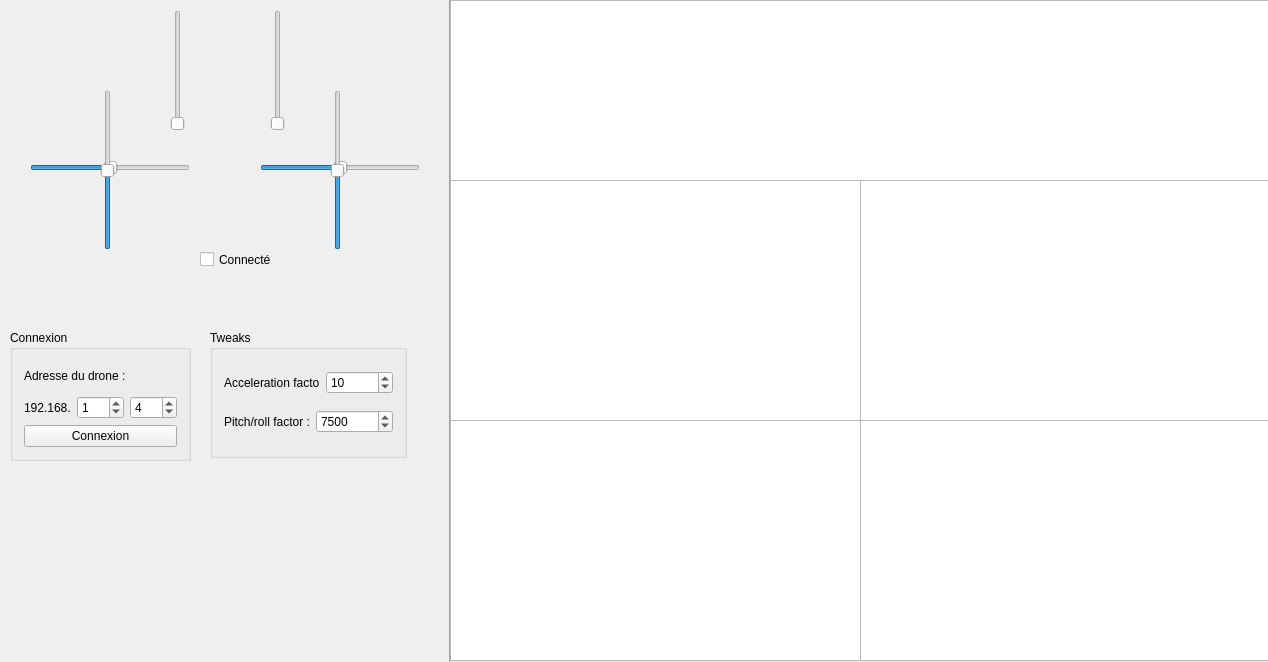
<?xml version="1.0" encoding="UTF-8"?>
<ui version="4.0">
 <class>MainWindow</class>
 <widget class="QMainWindow" name="MainWindow">
  <property name="geometry">
   <rect>
    <x>0</x>
    <y>0</y>
    <width>1268</width>
    <height>662</height>
   </rect>
  </property>
  <property name="windowTitle">
   <string>MainWindow</string>
  </property>
  <widget class="QWidget" name="centralWidget">
   <widget class="QSlider" name="slider_LX">
    <property name="geometry">
     <rect>
      <x>30</x>
      <y>160</y>
      <width>160</width>
      <height>16</height>
     </rect>
    </property>
    <property name="minimum">
     <number>-100</number>
    </property>
    <property name="maximum">
     <number>100</number>
    </property>
    <property name="orientation">
     <enum>Qt::Horizontal</enum>
    </property>
   </widget>
   <widget class="QSlider" name="slider_LY">
    <property name="geometry">
     <rect>
      <x>100</x>
      <y>90</y>
      <width>16</width>
      <height>160</height>
     </rect>
    </property>
    <property name="minimum">
     <number>-100</number>
    </property>
    <property name="maximum">
     <number>100</number>
    </property>
    <property name="orientation">
     <enum>Qt::Vertical</enum>
    </property>
   </widget>
   <widget class="QSlider" name="slider_RX">
    <property name="geometry">
     <rect>
      <x>260</x>
      <y>160</y>
      <width>160</width>
      <height>16</height>
     </rect>
    </property>
    <property name="minimum">
     <number>-100</number>
    </property>
    <property name="maximum">
     <number>100</number>
    </property>
    <property name="orientation">
     <enum>Qt::Horizontal</enum>
    </property>
   </widget>
   <widget class="QSlider" name="slider_RY">
    <property name="geometry">
     <rect>
      <x>330</x>
      <y>90</y>
      <width>16</width>
      <height>160</height>
     </rect>
    </property>
    <property name="minimum">
     <number>-100</number>
    </property>
    <property name="maximum">
     <number>100</number>
    </property>
    <property name="orientation">
     <enum>Qt::Vertical</enum>
    </property>
   </widget>
   <widget class="QSlider" name="slider_L2">
    <property name="geometry">
     <rect>
      <x>170</x>
      <y>10</y>
      <width>16</width>
      <height>121</height>
     </rect>
    </property>
    <property name="maximum">
     <number>100</number>
    </property>
    <property name="orientation">
     <enum>Qt::Vertical</enum>
    </property>
   </widget>
   <widget class="QSlider" name="slider_R2">
    <property name="geometry">
     <rect>
      <x>270</x>
      <y>10</y>
      <width>16</width>
      <height>121</height>
     </rect>
    </property>
    <property name="maximum">
     <number>100</number>
    </property>
    <property name="orientation">
     <enum>Qt::Vertical</enum>
    </property>
   </widget>
   <widget class="QCheckBox" name="gamepad_connected">
    <property name="geometry">
     <rect>
      <x>200</x>
      <y>250</y>
      <width>72</width>
      <height>19</height>
     </rect>
    </property>
    <property name="text">
     <string>Connecté</string>
    </property>
   </widget>
   <widget class="Line" name="line">
    <property name="geometry">
     <rect>
      <x>440</x>
      <y>0</y>
      <width>20</width>
      <height>671</height>
     </rect>
    </property>
    <property name="orientation">
     <enum>Qt::Vertical</enum>
    </property>
   </widget>
   <widget class="QGroupBox" name="connexion_box">
    <property name="geometry">
     <rect>
      <x>10</x>
      <y>330</y>
      <width>181</width>
      <height>131</height>
     </rect>
    </property>
    <property name="title">
     <string>Connexion</string>
    </property>
    <layout class="QGridLayout" name="gridLayout">
     <item row="0" column="0">
      <layout class="QVBoxLayout" name="verticalLayout">
       <item>
        <widget class="QLabel" name="label_drone_address">
         <property name="text">
          <string>Adresse du drone :</string>
         </property>
        </widget>
       </item>
       <item>
        <layout class="QHBoxLayout" name="horizontalLayout">
         <item>
          <widget class="QLabel" name="label_drone_ip">
           <property name="text">
            <string>192.168.</string>
           </property>
          </widget>
         </item>
         <item>
          <widget class="QSpinBox" name="drone_spin_ip_1">
           <property name="maximum">
            <number>255</number>
           </property>
           <property name="value">
            <number>1</number>
           </property>
          </widget>
         </item>
         <item>
          <widget class="QSpinBox" name="drone_spin_ip_2">
           <property name="maximum">
            <number>255</number>
           </property>
           <property name="value">
            <number>4</number>
           </property>
          </widget>
         </item>
        </layout>
       </item>
       <item>
        <widget class="QPushButton" name="drone_connection">
         <property name="text">
          <string>Connexion</string>
         </property>
        </widget>
       </item>
      </layout>
     </item>
    </layout>
   </widget>
   <widget class="RealTimePlot" name="chart_ping">
    <property name="geometry">
     <rect>
      <x>450</x>
      <y>0</y>
      <width>821</width>
      <height>181</height>
     </rect>
    </property>
    <property name="maximumSize">
     <size>
      <width>16777215</width>
      <height>10000</height>
     </size>
    </property>
   </widget>
   <widget class="RealTimePlot" name="chart_drone_hg">
    <property name="geometry">
     <rect>
      <x>450</x>
      <y>180</y>
      <width>411</width>
      <height>241</height>
     </rect>
    </property>
    <property name="maximumSize">
     <size>
      <width>16777215</width>
      <height>10000</height>
     </size>
    </property>
   </widget>
   <widget class="RealTimePlot" name="chart_drone_hd">
    <property name="geometry">
     <rect>
      <x>860</x>
      <y>180</y>
      <width>411</width>
      <height>241</height>
     </rect>
    </property>
    <property name="maximumSize">
     <size>
      <width>16777215</width>
      <height>10000</height>
     </size>
    </property>
   </widget>
   <widget class="RealTimePlot" name="chart_drone_bg">
    <property name="geometry">
     <rect>
      <x>450</x>
      <y>420</y>
      <width>411</width>
      <height>241</height>
     </rect>
    </property>
    <property name="maximumSize">
     <size>
      <width>16777215</width>
      <height>10000</height>
     </size>
    </property>
   </widget>
   <widget class="RealTimePlot" name="chart_drone_bd">
    <property name="geometry">
     <rect>
      <x>860</x>
      <y>420</y>
      <width>411</width>
      <height>241</height>
     </rect>
    </property>
    <property name="maximumSize">
     <size>
      <width>16777215</width>
      <height>10000</height>
     </size>
    </property>
   </widget>
   <widget class="QGroupBox" name="groupBox">
    <property name="geometry">
     <rect>
      <x>210</x>
      <y>330</y>
      <width>197</width>
      <height>128</height>
     </rect>
    </property>
    <property name="title">
     <string>Tweaks</string>
    </property>
    <layout class="QGridLayout" name="gridLayout_2">
     <item row="1" column="0">
      <layout class="QHBoxLayout" name="horizontalLayout_3">
       <item>
        <widget class="QLabel" name="label_2">
         <property name="text">
          <string>Pitch/roll factor :</string>
         </property>
        </widget>
       </item>
       <item>
        <widget class="QSpinBox" name="scale_box_pitch">
         <property name="maximum">
          <number>100000</number>
         </property>
         <property name="value">
          <number>7500</number>
         </property>
        </widget>
       </item>
      </layout>
     </item>
     <item row="0" column="0">
      <layout class="QHBoxLayout" name="horizontalLayout_2">
       <item>
        <widget class="QLabel" name="label">
         <property name="text">
          <string>Acceleration factor :</string>
         </property>
        </widget>
       </item>
       <item>
        <widget class="QSpinBox" name="scale_box_acc">
         <property name="maximum">
          <number>100000</number>
         </property>
         <property name="value">
          <number>10</number>
         </property>
        </widget>
       </item>
      </layout>
     </item>
    </layout>
   </widget>
  </widget>
 </widget>
 <layoutdefault spacing="6" margin="11"/>
 <customwidgets>
  <customwidget>
   <class>RealTimePlot</class>
   <extends>QGraphicsView</extends>
   <header location="global">realtimeplot.h</header>
  </customwidget>
 </customwidgets>
 <resources/>
 <connections/>
</ui>
